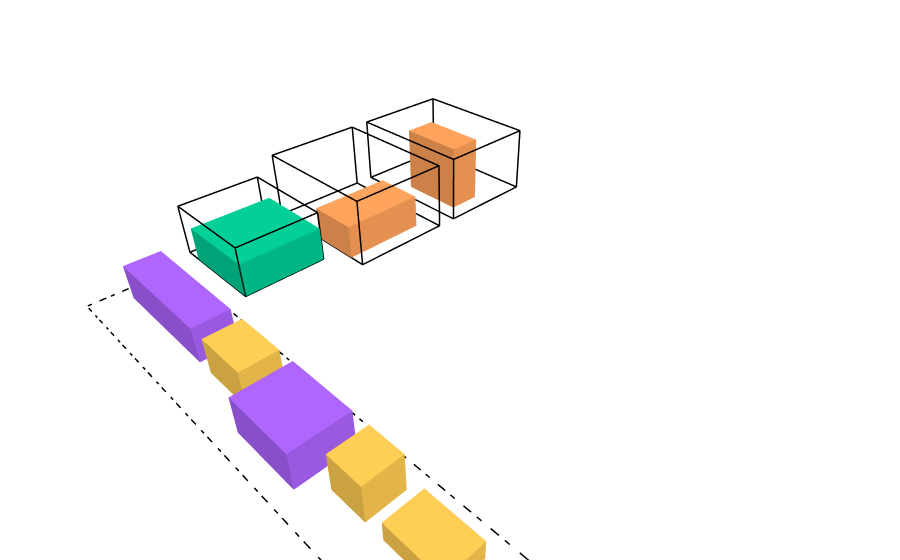

Here is the notebook cell this chart was saved with:
### Markdown cell above
## **Pengujian 3**

Dalam pengujian ketiga, akan digunakan dataset berikut dengan $3$ truk dan $9$ paket.

### Code cell
trucks_3 = [
   Truck("T1", 6, 8, 4, 70),
   Truck("T2", 6, 8, 4, 70),
   Truck("T3", 5, 6, 3, 40)
]

packages_3 = [
   Package("P1", 5, 5, 2, 90, 25, False, 1),
   Package("P2", 2, 7, 2, 80, 20, False, 3),
   Package("P3", 4, 4, 2, 75, 18, True, 2),
   
   Package("P4", 3, 5, 2, 60, 15, False, 1),
   Package("P5", 2, 3, 2, 45, 10, True, 4), 
   Package("P6", 3, 4, 2, 50, 12, False, 2),
   
   Package("P7", 2, 2, 2, 35, 8, False, 5),
   Package("P8", 2, 3, 1, 30, 6, True, 1), 
   Package("P9", 1, 2, 1, 20, 4, False, 3)
]

initial_state_3 = State(packages_3, trucks_3, init="random_feasible")
draw_state(initial_state_3)

### Figure 1 — Plotly figure (JSON) as saved in the notebook; plotly's stock layout.template omitted (floating-point values rounded to 4 significant figures)
{"data": [{"hovertemplate": "%{hovertext}<extra></extra>", "hovertext": ["<b>ID:</b> T1<br><b>Size:</b> 6x8x4<br><b>Max_Capacity:</b> 70<br>", "<b>ID:</b> T1<br><b>Size:</b> 6x8x4<br><b>Max_Capacity:</b> 70<br>", "<b>ID:</b> T1<br><b>Size:</b> 6x8x4<br><b>Max_Capacity:</b> 70<br>", "<b>ID:</b> T1<br><b>Size:</b> 6x8x4<br><b>Max_Capacity:</b> 70<br>", "<b>ID:</b> T1<br><b>Size:</b> 6x8x4<br><b>Max_Capacity:</b> 70<br>", "<b>ID:</b> T1<br><b>Size:</b> 6x8x4<br><b>Max_Capacity:</b> 70<br>", "<b>ID:</b> T1<br><b>Size:</b> 6x8x4<br><b>Max_Capacity:</b> 70<br>", "<b>ID:</b> T1<br><b>Size:</b> 6x8x4<br><b>Max_Capacity:</b> 70<br>", "<b>ID:</b> T1<br><b>Size:</b> 6x8x4<br><b>Max_Capacity:</b> 70<br>", "<b>ID:</b> T1<br><b>Size:</b> 6x8x4<br><b>Max_Capacity:</b> 70<br>", "<b>ID:</b> T1<br><b>Size:</b> 6x8x4<br><b>Max_Capacity:</b> 70<br>", "<b>ID:</b> T1<br><b>Size:</b> 6x8x4<br><b>Max_Capacity:</b> 70<br>", "<b>ID:</b> T1<br><b>Size:</b> 6x8x4<br><b>Max_Capacity:</b> 70<br>", "<b>ID:</b> T1<br><b>Size:</b> 6x8x4<br><b>Max_Capacity:</b> 70<br>", "<b>ID:</b> T1<br><b>Size:</b> 6x8x4<br><b>Max_Capacity:</b> 70<br>", "<b>ID:</b> T1<br><b>Size:</b> 6x8x4<br><b>Max_Capacity:</b> 70<br>", "<b>ID:</b> T1<br><b>Size:</b> 6x8x4<br><b>Max_Capacity:</b> 70<br>", "<b>ID:</b> T1<br><b>Size:</b> 6x8x4<br><b>Max_Capacity:</b> 70<br>", "<b>ID:</b> T1<br><b>Size:</b> 6x8x4<br><b>Max_Capacity:</b> 70<br>", "<b>ID:</b> T1<br><b>Size:</b> 6x8x4<br><b>Max_Capacity:</b> 70<br>", "<b>ID:</b> T1<br><b>Size:</b> 6x8x4<br><b>Max_Capacity:</b> 70<br>", "<b>ID:</b> T1<br><b>Size:</b> 6x8x4<br><b>Max_Capacity:</b> 70<br>", "<b>ID:</b> T1<br><b>Size:</b> 6x8x4<br><b>Max_Capacity:</b> 70<br>", "<b>ID:</b> T1<br><b>Size:</b> 6x8x4<br><b>Max_Capacity:</b> 70<br>"], "line": {"color": "black", "width": 3}, "mode": "lines", "name": "Truck T1", "showlegend": false, "type": "scatter3d", "x": [0, 6, 6, 0, 0, null, 0, 6, 6, 0, 0, null, 0, 0, null, 6, 6, null, 6, 6, null, 0, 0, null], "y": [0, 0, 8, 8, 0, null, 0, 0, 8, 8, 0, null, 0, 0, null, 0, 0, null, 8, 8, null, 8, 8, null], "z": [0, 0, 0, 0, 0, null, 4, 4, 4, 4, 4, null, 0, 4, null, 0, 4, null, 0, 4, null, 0, 4, null]}, {"alphahull": 0, "color": "#FFA15A", "flatshading": true, "hovertemplate": "%{hovertext}<extra></extra>", "hovertext": ["<b>ID:</b> P3<br><b>Position:</b> (3, 3, 0)<br><b>Size:</b> 2x4x4<br><b>Value:</b> 75<br><b>Weight:</b> 18<br><b>Is_Fragile:</b> True<br><b>ETA:</b> 2", "<b>ID:</b> P3<br><b>Position:</b> (3, 3, 0)<br><b>Size:</b> 2x4x4<br><b>Value:</b> 75<br><b>Weight:</b> 18<br><b>Is_Fragile:</b> True<br><b>ETA:</b> 2", "<b>ID:</b> P3<br><b>Position:</b> (3, 3, 0)<br><b>Size:</b> 2x4x4<br><b>Value:</b> 75<br><b>Weight:</b> 18<br><b>Is_Fragile:</b> True<br><b>ETA:</b> 2", "<b>ID:</b> P3<br><b>Position:</b> (3, 3, 0)<br><b>Size:</b> 2x4x4<br><b>Value:</b> 75<br><b>Weight:</b> 18<br><b>Is_Fragile:</b> True<br><b>ETA:</b> 2", "<b>ID:</b> P3<br><b>Position:</b> (3, 3, 0)<br><b>Size:</b> 2x4x4<br><b>Value:</b> 75<br><b>Weight:</b> 18<br><b>Is_Fragile:</b> True<br><b>ETA:</b> 2", "<b>ID:</b> P3<br><b>Position:</b> (3, 3, 0)<br><b>Size:</b> 2x4x4<br><b>Value:</b> 75<br><b>Weight:</b> 18<br><b>Is_Fragile:</b> True<br><b>ETA:</b> 2", "<b>ID:</b> P3<br><b>Position:</b> (3, 3, 0)<br><b>Size:</b> 2x4x4<br><b>Value:</b> 75<br><b>Weight:</b> 18<br><b>Is_Fragile:</b> True<br><b>ETA:</b> 2", "<b>ID:</b> P3<br><b>Position:</b> (3, 3, 0)<br><b>Size:</b> 2x4x4<br><b>Value:</b> 75<br><b>Weight:</b> 18<br><b>Is_Fragile:</b> True<br><b>ETA:</b> 2"], "name": "Package P3", "opacity": 1, "showlegend": false, "type": "mesh3d", "x": [3, 5, 5, 3, 3, 5, 5, 3], "y": [3, 3, 7, 7, 3, 3, 7, 7], "z": [0, 0, 0, 0, 4, 4, 4, 4]}, {"hovertemplate": "%{hovertext}<extra></extra>", "hovertext": ["<b>ID:</b> T2<br><b>Size:</b> 6x8x4<br><b>Max_Capacity:</b> 70<br>", "<b>ID:</b> T2<br><b>Size:</b> 6x8x4<br><b>Max_Capacity:</b> 70<br>", "<b>ID:</b> T2<br><b>Size:</b> 6x8x4<br><b>Max_Capacity:</b> 70<br>", "<b>ID:</b> T2<br><b>Size:</b> 6x8x4<br><b>Max_Capacity:</b> 70<br>", "<b>ID:</b> T2<br><b>Size:</b> 6x8x4<br><b>Max_Capacity:</b> 70<br>", "<b>ID:</b> T2<br><b>Size:</b> 6x8x4<br><b>Max_Capacity:</b> 70<br>", "<b>ID:</b> T2<br><b>Size:</b> 6x8x4<br><b>Max_Capacity:</b> 70<br>", "<b>ID:</b> T2<br><b>Size:</b> 6x8x4<br><b>Max_Capacity:</b> 70<br>", "<b>ID:</b> T2<br><b>Size:</b> 6x8x4<br><b>Max_Capacity:</b> 70<br>", "<b>ID:</b> T2<br><b>Size:</b> 6x8x4<br><b>Max_Capacity:</b> 70<br>", "<b>ID:</b> T2<br><b>Size:</b> 6x8x4<br><b>Max_Capacity:</b> 70<br>", "<b>ID:</b> T2<br><b>Size:</b> 6x8x4<br><b>Max_Capacity:</b> 70<br>", "<b>ID:</b> T2<br><b>Size:</b> 6x8x4<br><b>Max_Capacity:</b> 70<br>", "<b>ID:</b> T2<br><b>Size:</b> 6x8x4<br><b>Max_Capacity:</b> 70<br>", "<b>ID:</b> T2<br><b>Size:</b> 6x8x4<br><b>Max_Capacity:</b> 70<br>", "<b>ID:</b> T2<br><b>Size:</b> 6x8x4<br><b>Max_Capacity:</b> 70<br>", "<b>ID:</b> T2<br><b>Size:</b> 6x8x4<br><b>Max_Capacity:</b> 70<br>", "<b>ID:</b> T2<br><b>Size:</b> 6x8x4<br><b>Max_Capacity:</b> 70<br>", "<b>ID:</b> T2<br><b>Size:</b> 6x8x4<br><b>Max_Capacity:</b> 70<br>", "<b>ID:</b> T2<br><b>Size:</b> 6x8x4<br><b>Max_Capacity:</b> 70<br>", "<b>ID:</b> T2<br><b>Size:</b> 6x8x4<br><b>Max_Capacity:</b> 70<br>", "<b>ID:</b> T2<br><b>Size:</b> 6x8x4<br><b>Max_Capacity:</b> 70<br>", "<b>ID:</b> T2<br><b>Size:</b> 6x8x4<br><b>Max_Capacity:</b> 70<br>", "<b>ID:</b> T2<br><b>Size:</b> 6x8x4<br><b>Max_Capacity:</b> 70<br>"], "line": {"color": "black", "width": 3}, "mode": "lines", "name": "Truck T2", "showlegend": false, "type": "scatter3d", "x": [7.2, 13.2, 13.2, 7.2, 7.2, null, 7.2, 13.2, 13.2, 7.2, 7.2, null, 7.2, 7.2, null, 13.2, 13.2, null, 13.2, 13.2, null, 7.2, 7.2, null], "y": [0, 0, 8, 8, 0, null, 0, 0, 8, 8, 0, null, 0, 0, null, 0, 0, null, 8, 8, null, 8, 8, null], "z": [0, 0, 0, 0, 0, null, 4, 4, 4, 4, 4, null, 0, 4, null, 0, 4, null, 0, 4, null, 0, 4, null]}, {"alphahull": 0, "color": "#FFA15A", "flatshading": true, "hovertemplate": "%{hovertext}<extra></extra>", "hovertext": ["<b>ID:</b> P4<br><b>Position:</b> (0.9999999999999991, 4, 0)<br><b>Size:</b> 5x3x2<br><b>Value:</b> 60<br><b>Weight:</b> 15<br><b>Is_Fragile:</b> False<br><b>ETA:</b> 1", "<b>ID:</b> P4<br><b>Position:</b> (0.9999999999999991, 4, 0)<br><b>Size:</b> 5x3x2<br><b>Value:</b> 60<br><b>Weight:</b> 15<br><b>Is_Fragile:</b> False<br><b>ETA:</b> 1", "<b>ID:</b> P4<br><b>Position:</b> (0.9999999999999991, 4, 0)<br><b>Size:</b> 5x3x2<br><b>Value:</b> 60<br><b>Weight:</b> 15<br><b>Is_Fragile:</b> False<br><b>ETA:</b> 1", "<b>ID:</b> P4<br><b>Position:</b> (0.9999999999999991, 4, 0)<br><b>Size:</b> 5x3x2<br><b>Value:</b> 60<br><b>Weight:</b> 15<br><b>Is_Fragile:</b> False<br><b>ETA:</b> 1", "<b>ID:</b> P4<br><b>Position:</b> (0.9999999999999991, 4, 0)<br><b>Size:</b> 5x3x2<br><b>Value:</b> 60<br><b>Weight:</b> 15<br><b>Is_Fragile:</b> False<br><b>ETA:</b> 1", "<b>ID:</b> P4<br><b>Position:</b> (0.9999999999999991, 4, 0)<br><b>Size:</b> 5x3x2<br><b>Value:</b> 60<br><b>Weight:</b> 15<br><b>Is_Fragile:</b> False<br><b>ETA:</b> 1", "<b>ID:</b> P4<br><b>Position:</b> (0.9999999999999991, 4, 0)<br><b>Size:</b> 5x3x2<br><b>Value:</b> 60<br><b>Weight:</b> 15<br><b>Is_Fragile:</b> False<br><b>ETA:</b> 1", "<b>ID:</b> P4<br><b>Position:</b> (0.9999999999999991, 4, 0)<br><b>Size:</b> 5x3x2<br><b>Value:</b> 60<br><b>Weight:</b> 15<br><b>Is_Fragile:</b> False<br><b>ETA:</b> 1"], "name": "Package P4", "opacity": 1, "showlegend": false, "type": "mesh3d", "x": [8.2, 13.2, 13.2, 8.2, 8.2, 13.2, 13.2, 8.2], "y": [4, 4, 7, 7, 4, 4, 7, 7], "z": [0, 0, 0, 0, 2, 2, 2, 2]}, {"hovertemplate": "%{hovertext}<extra></extra>", "hovertext": ["<b>ID:</b> T3<br><b>Size:</b> 5x6x3<br><b>Max_Capacity:</b> 40<br>", "<b>ID:</b> T3<br><b>Size:</b> 5x6x3<br><b>Max_Capacity:</b> 40<br>", "<b>ID:</b> T3<br><b>Size:</b> 5x6x3<br><b>Max_Capacity:</b> 40<br>", "<b>ID:</b> T3<br><b>Size:</b> 5x6x3<br><b>Max_Capacity:</b> 40<br>", "<b>ID:</b> T3<br><b>Size:</b> 5x6x3<br><b>Max_Capacity:</b> 40<br>", "<b>ID:</b> T3<br><b>Size:</b> 5x6x3<br><b>Max_Capacity:</b> 40<br>", "<b>ID:</b> T3<br><b>Size:</b> 5x6x3<br><b>Max_Capacity:</b> 40<br>", "<b>ID:</b> T3<br><b>Size:</b> 5x6x3<br><b>Max_Capacity:</b> 40<br>", "<b>ID:</b> T3<br><b>Size:</b> 5x6x3<br><b>Max_Capacity:</b> 40<br>", "<b>ID:</b> T3<br><b>Size:</b> 5x6x3<br><b>Max_Capacity:</b> 40<br>", "<b>ID:</b> T3<br><b>Size:</b> 5x6x3<br><b>Max_Capacity:</b> 40<br>", "<b>ID:</b> T3<br><b>Size:</b> 5x6x3<br><b>Max_Capacity:</b> 40<br>", "<b>ID:</b> T3<br><b>Size:</b> 5x6x3<br><b>Max_Capacity:</b> 40<br>", "<b>ID:</b> T3<br><b>Size:</b> 5x6x3<br><b>Max_Capacity:</b> 40<br>", "<b>ID:</b> T3<br><b>Size:</b> 5x6x3<br><b>Max_Capacity:</b> 40<br>", "<b>ID:</b> T3<br><b>Size:</b> 5x6x3<br><b>Max_Capacity:</b> 40<br>", "<b>ID:</b> T3<br><b>Size:</b> 5x6x3<br><b>Max_Capacity:</b> 40<br>", "<b>ID:</b> T3<br><b>Size:</b> 5x6x3<br><b>Max_Capacity:</b> 40<br>", "<b>ID:</b> T3<br><b>Size:</b> 5x6x3<br><b>Max_Capacity:</b> 40<br>", "<b>ID:</b> T3<br><b>Size:</b> 5x6x3<br><b>Max_Capacity:</b> 40<br>", "<b>ID:</b> T3<br><b>Size:</b> 5x6x3<br><b>Max_Capacity:</b> 40<br>", "<b>ID:</b> T3<br><b>Size:</b> 5x6x3<br><b>Max_Capacity:</b> 40<br>", "<b>ID:</b> T3<br><b>Size:</b> 5x6x3<br><b>Max_Capacity:</b> 40<br>", "<b>ID:</b> T3<br><b>Size:</b> 5x6x3<br><b>Max_Capacity:</b> 40<br>"], "line": {"color": "black", "width": 3}, "mode": "lines", "name": "Truck T3", "showlegend": false, "type": "scatter3d", "x": [14.4, 19.4, 19.4, 14.4, 14.4, null, 14.4, 19.4, 19.4, 14.4, 14.4, null, 14.4, 14.4, null, 19.4, 19.4, null, 19.4, 19.4, null, 14.4, 14.4, null], "y": [0, 0, 6, 6, 0, null, 0, 0, 6, 6, 0, null, 0, 0, null, 0, 0, null, 6, 6, null, 6, 6, null], "z": [0, 0, 0, 0, 0, null, 3, 3, 3, 3, 3, null, 0, 3, null, 0, 3, null, 0, 3, null, 0, 3, null]}, {"alphahull": 0, "color": "#00CC96", "flatshading": true, "hovertemplate": "%{hovertext}<extra></extra>", "hovertext": ["<b>ID:</b> P1<br><b>Position:</b> (0.0, 1, 0)<br><b>Size:</b> 5x5x2<br><b>Value:</b> 90<br><b>Weight:</b> 25<br><b>Is_Fragile:</b> False<br><b>ETA:</b> 1", "<b>ID:</b> P1<br><b>Position:</b> (0.0, 1, 0)<br><b>Size:</b> 5x5x2<br><b>Value:</b> 90<br><b>Weight:</b> 25<br><b>Is_Fragile:</b> False<br><b>ETA:</b> 1", "<b>ID:</b> P1<br><b>Position:</b> (0.0, 1, 0)<br><b>Size:</b> 5x5x2<br><b>Value:</b> 90<br><b>Weight:</b> 25<br><b>Is_Fragile:</b> False<br><b>ETA:</b> 1", "<b>ID:</b> P1<br><b>Position:</b> (0.0, 1, 0)<br><b>Size:</b> 5x5x2<br><b>Value:</b> 90<br><b>Weight:</b> 25<br><b>Is_Fragile:</b> False<br><b>ETA:</b> 1", "<b>ID:</b> P1<br><b>Position:</b> (0.0, 1, 0)<br><b>Size:</b> 5x5x2<br><b>Value:</b> 90<br><b>Weight:</b> 25<br><b>Is_Fragile:</b> False<br><b>ETA:</b> 1", "<b>ID:</b> P1<br><b>Position:</b> (0.0, 1, 0)<br><b>Size:</b> 5x5x2<br><b>Value:</b> 90<br><b>Weight:</b> 25<br><b>Is_Fragile:</b> False<br><b>ETA:</b> 1", "<b>ID:</b> P1<br><b>Position:</b> (0.0, 1, 0)<br><b>Size:</b> 5x5x2<br><b>Value:</b> 90<br><b>Weight:</b> 25<br><b>Is_Fragile:</b> False<br><b>ETA:</b> 1", "<b>ID:</b> P1<br><b>Position:</b> (0.0, 1, 0)<br><b>Size:</b> 5x5x2<br><b>Value:</b> 90<br><b>Weight:</b> 25<br><b>Is_Fragile:</b> False<br><b>ETA:</b> 1"], "name": "Package P1", "opacity": 1, "showlegend": false, "type": "mesh3d", "x": [14.4, 19.4, 19.4, 14.4, 14.4, 19.4, 19.4, 14.4], "y": [1, 1, 6, 6, 1, 1, 6, 6], "z": [0, 0, 0, 0, 2, 2, 2, 2]}, {"alphahull": 0, "color": "#AB63FA", "flatshading": true, "hovertemplate": "%{hovertext}<extra></extra>", "hovertext": ["<b>ID:</b> P2<br><b>Position:</b> (1.0, 1, 0)<br><b>Size:</b> 2x7x2<br><b>Value:</b> 80<br><b>Weight:</b> 20<br><b>Is_Fragile:</b> False<br><b>ETA:</b> 3", "<b>ID:</b> P2<br><b>Position:</b> (1.0, 1, 0)<br><b>Size:</b> 2x7x2<br><b>Value:</b> 80<br><b>Weight:</b> 20<br><b>Is_Fragile:</b> False<br><b>ETA:</b> 3", "<b>ID:</b> P2<br><b>Position:</b> (1.0, 1, 0)<br><b>Size:</b> 2x7x2<br><b>Value:</b> 80<br><b>Weight:</b> 20<br><b>Is_Fragile:</b> False<br><b>ETA:</b> 3", "<b>ID:</b> P2<br><b>Position:</b> (1.0, 1, 0)<br><b>Size:</b> 2x7x2<br><b>Value:</b> 80<br><b>Weight:</b> 20<br><b>Is_Fragile:</b> False<br><b>ETA:</b> 3", "<b>ID:</b> P2<br><b>Position:</b> (1.0, 1, 0)<br><b>Size:</b> 2x7x2<br><b>Value:</b> 80<br><b>Weight:</b> 20<br><b>Is_Fragile:</b> False<br><b>ETA:</b> 3", "<b>ID:</b> P2<br><b>Position:</b> (1.0, 1, 0)<br><b>Size:</b> 2x7x2<br><b>Value:</b> 80<br><b>Weight:</b> 20<br><b>Is_Fragile:</b> False<br><b>ETA:</b> 3", "<b>ID:</b> P2<br><b>Position:</b> (1.0, 1, 0)<br><b>Size:</b> 2x7x2<br><b>Value:</b> 80<br><b>Weight:</b> 20<br><b>Is_Fragile:</b> False<br><b>ETA:</b> 3", "<b>ID:</b> P2<br><b>Position:</b> (1.0, 1, 0)<br><b>Size:</b> 2x7x2<br><b>Value:</b> 80<br><b>Weight:</b> 20<br><b>Is_Fragile:</b> False<br><b>ETA:</b> 3"], "name": "Package P2", "opacity": 1, "showlegend": false, "type": "mesh3d", "x": [21.6, 23.6, 23.6, 21.6, 21.6, 23.6, 23.6, 21.6], "y": [2, 2, 9, 9, 2, 2, 9, 9], "z": [0, 0, 0, 0, 2, 2, 2, 2]}, {"alphahull": 0, "color": "#FECB52", "flatshading": true, "hovertemplate": "%{hovertext}<extra></extra>", "hovertext": ["<b>ID:</b> P5<br><b>Position:</b> (1.0, 9, 0)<br><b>Size:</b> 2x3x2<br><b>Value:</b> 45<br><b>Weight:</b> 10<br><b>Is_Fragile:</b> True<br><b>ETA:</b> 4", "<b>ID:</b> P5<br><b>Position:</b> (1.0, 9, 0)<br><b>Size:</b> 2x3x2<br><b>Value:</b> 45<br><b>Weight:</b> 10<br><b>Is_Fragile:</b> True<br><b>ETA:</b> 4", "<b>ID:</b> P5<br><b>Position:</b> (1.0, 9, 0)<br><b>Size:</b> 2x3x2<br><b>Value:</b> 45<br><b>Weight:</b> 10<br><b>Is_Fragile:</b> True<br><b>ETA:</b> 4", "<b>ID:</b> P5<br><b>Position:</b> (1.0, 9, 0)<br><b>Size:</b> 2x3x2<br><b>Value:</b> 45<br><b>Weight:</b> 10<br><b>Is_Fragile:</b> True<br><b>ETA:</b> 4", "<b>ID:</b> P5<br><b>Position:</b> (1.0, 9, 0)<br><b>Size:</b> 2x3x2<br><b>Value:</b> 45<br><b>Weight:</b> 10<br><b>Is_Fragile:</b> True<br><b>ETA:</b> 4", "<b>ID:</b> P5<br><b>Position:</b> (1.0, 9, 0)<br><b>Size:</b> 2x3x2<br><b>Value:</b> 45<br><b>Weight:</b> 10<br><b>Is_Fragile:</b> True<br><b>ETA:</b> 4", "<b>ID:</b> P5<br><b>Position:</b> (1.0, 9, 0)<br><b>Size:</b> 2x3x2<br><b>Value:</b> 45<br><b>Weight:</b> 10<br><b>Is_Fragile:</b> True<br><b>ETA:</b> 4", "<b>ID:</b> P5<br><b>Position:</b> (1.0, 9, 0)<br><b>Size:</b> 2x3x2<br><b>Value:</b> 45<br><b>Weight:</b> 10<br><b>Is_Fragile:</b> True<br><b>ETA:</b> 4"], "name": "Package P5", "opacity": 1, "showlegend": false, "type": "mesh3d", "x": [21.6, 23.6, 23.6, 21.6, 21.6, 23.6, 23.6, 21.6], "y": [10, 10, 13, 13, 10, 10, 13, 13], "z": [0, 0, 0, 0, 2, 2, 2, 2]}, {"alphahull": 0, "color": "#AB63FA", "flatshading": true, "hovertemplate": "%{hovertext}<extra></extra>", "hovertext": ["<b>ID:</b> P6<br><b>Position:</b> (1.0, 13, 0)<br><b>Size:</b> 3x4x2<br><b>Value:</b> 50<br><b>Weight:</b> 12<br><b>Is_Fragile:</b> False<br><b>ETA:</b> 2", "<b>ID:</b> P6<br><b>Position:</b> (1.0, 13, 0)<br><b>Size:</b> 3x4x2<br><b>Value:</b> 50<br><b>Weight:</b> 12<br><b>Is_Fragile:</b> False<br><b>ETA:</b> 2", "<b>ID:</b> P6<br><b>Position:</b> (1.0, 13, 0)<br><b>Size:</b> 3x4x2<br><b>Value:</b> 50<br><b>Weight:</b> 12<br><b>Is_Fragile:</b> False<br><b>ETA:</b> 2", "<b>ID:</b> P6<br><b>Position:</b> (1.0, 13, 0)<br><b>Size:</b> 3x4x2<br><b>Value:</b> 50<br><b>Weight:</b> 12<br><b>Is_Fragile:</b> False<br><b>ETA:</b> 2", "<b>ID:</b> P6<br><b>Position:</b> (1.0, 13, 0)<br><b>Size:</b> 3x4x2<br><b>Value:</b> 50<br><b>Weight:</b> 12<br><b>Is_Fragile:</b> False<br><b>ETA:</b> 2", "<b>ID:</b> P6<br><b>Position:</b> (1.0, 13, 0)<br><b>Size:</b> 3x4x2<br><b>Value:</b> 50<br><b>Weight:</b> 12<br><b>Is_Fragile:</b> False<br><b>ETA:</b> 2", "<b>ID:</b> P6<br><b>Position:</b> (1.0, 13, 0)<br><b>Size:</b> 3x4x2<br><b>Value:</b> 50<br><b>Weight:</b> 12<br><b>Is_Fragile:</b> False<br><b>ETA:</b> 2", "<b>ID:</b> P6<br><b>Position:</b> (1.0, 13, 0)<br><b>Size:</b> 3x4x2<br><b>Value:</b> 50<br><b>Weight:</b> 12<br><b>Is_Fragile:</b> False<br><b>ETA:</b> 2"], "name": "Package P6", "opacity": 1, "showlegend": false, "type": "mesh3d", "x": [21.6, 24.6, 24.6, 21.6, 21.6, 24.6, 24.6, 21.6], "y": [14, 14, 18, 18, 14, 14, 18, 18], "z": [0, 0, 0, 0, 2, 2, 2, 2]}, {"alphahull": 0, "color": "#FECB52", "flatshading": true, "hovertemplate": "%{hovertext}<extra></extra>", "hovertext": ["<b>ID:</b> P7<br><b>Position:</b> (1.0, 18, 0)<br><b>Size:</b> 2x2x2<br><b>Value:</b> 35<br><b>Weight:</b> 8<br><b>Is_Fragile:</b> False<br><b>ETA:</b> 5", "<b>ID:</b> P7<br><b>Position:</b> (1.0, 18, 0)<br><b>Size:</b> 2x2x2<br><b>Value:</b> 35<br><b>Weight:</b> 8<br><b>Is_Fragile:</b> False<br><b>ETA:</b> 5", "<b>ID:</b> P7<br><b>Position:</b> (1.0, 18, 0)<br><b>Size:</b> 2x2x2<br><b>Value:</b> 35<br><b>Weight:</b> 8<br><b>Is_Fragile:</b> False<br><b>ETA:</b> 5", "<b>ID:</b> P7<br><b>Position:</b> (1.0, 18, 0)<br><b>Size:</b> 2x2x2<br><b>Value:</b> 35<br><b>Weight:</b> 8<br><b>Is_Fragile:</b> False<br><b>ETA:</b> 5", "<b>ID:</b> P7<br><b>Position:</b> (1.0, 18, 0)<br><b>Size:</b> 2x2x2<br><b>Value:</b> 35<br><b>Weight:</b> 8<br><b>Is_Fragile:</b> False<br><b>ETA:</b> 5", "<b>ID:</b> P7<br><b>Position:</b> (1.0, 18, 0)<br><b>Size:</b> 2x2x2<br><b>Value:</b> 35<br><b>Weight:</b> 8<br><b>Is_Fragile:</b> False<br><b>ETA:</b> 5", "<b>ID:</b> P7<br><b>Position:</b> (1.0, 18, 0)<br><b>Size:</b> 2x2x2<br><b>Value:</b> 35<br><b>Weight:</b> 8<br><b>Is_Fragile:</b> False<br><b>ETA:</b> 5", "<b>ID:</b> P7<br><b>Position:</b> (1.0, 18, 0)<br><b>Size:</b> 2x2x2<br><b>Value:</b> 35<br><b>Weight:</b> 8<br><b>Is_Fragile:</b> False<br><b>ETA:</b> 5"], "name": "Package P7", "opacity": 1, "showlegend": false, "type": "mesh3d", "x": [21.6, 23.6, 23.6, 21.6, 21.6, 23.6, 23.6, 21.6], "y": [19, 19, 21, 21, 19, 19, 21, 21], "z": [0, 0, 0, 0, 2, 2, 2, 2]}, {"alphahull": 0, "color": "#FECB52", "flatshading": true, "hovertemplate": "%{hovertext}<extra></extra>", "hovertext": ["<b>ID:</b> P8<br><b>Position:</b> (1.0, 21, 0)<br><b>Size:</b> 2x3x1<br><b>Value:</b> 30<br><b>Weight:</b> 6<br><b>Is_Fragile:</b> True<br><b>ETA:</b> 1", "<b>ID:</b> P8<br><b>Position:</b> (1.0, 21, 0)<br><b>Size:</b> 2x3x1<br><b>Value:</b> 30<br><b>Weight:</b> 6<br><b>Is_Fragile:</b> True<br><b>ETA:</b> 1", "<b>ID:</b> P8<br><b>Position:</b> (1.0, 21, 0)<br><b>Size:</b> 2x3x1<br><b>Value:</b> 30<br><b>Weight:</b> 6<br><b>Is_Fragile:</b> True<br><b>ETA:</b> 1", "<b>ID:</b> P8<br><b>Position:</b> (1.0, 21, 0)<br><b>Size:</b> 2x3x1<br><b>Value:</b> 30<br><b>Weight:</b> 6<br><b>Is_Fragile:</b> True<br><b>ETA:</b> 1", "<b>ID:</b> P8<br><b>Position:</b> (1.0, 21, 0)<br><b>Size:</b> 2x3x1<br><b>Value:</b> 30<br><b>Weight:</b> 6<br><b>Is_Fragile:</b> True<br><b>ETA:</b> 1", "<b>ID:</b> P8<br><b>Position:</b> (1.0, 21, 0)<br><b>Size:</b> 2x3x1<br><b>Value:</b> 30<br><b>Weight:</b> 6<br><b>Is_Fragile:</b> True<br><b>ETA:</b> 1", "<b>ID:</b> P8<br><b>Position:</b> (1.0, 21, 0)<br><b>Size:</b> 2x3x1<br><b>Value:</b> 30<br><b>Weight:</b> 6<br><b>Is_Fragile:</b> True<br><b>ETA:</b> 1", "<b>ID:</b> P8<br><b>Position:</b> (1.0, 21, 0)<br><b>Size:</b> 2x3x1<br><b>Value:</b> 30<br><b>Weight:</b> 6<br><b>Is_Fragile:</b> True<br><b>ETA:</b> 1"], "name": "Package P8", "opacity": 1, "showlegend": false, "type": "mesh3d", "x": [21.6, 23.6, 23.6, 21.6, 21.6, 23.6, 23.6, 21.6], "y": [22, 22, 25, 25, 22, 22, 25, 25], "z": [0, 0, 0, 0, 1, 1, 1, 1]}, {"alphahull": 0, "color": "#19D3F3", "flatshading": true, "hovertemplate": "%{hovertext}<extra></extra>", "hovertext": ["<b>ID:</b> P9<br><b>Position:</b> (1.0, 25, 0)<br><b>Size:</b> 1x2x1<br><b>Value:</b> 20<br><b>Weight:</b> 4<br><b>Is_Fragile:</b> False<br><b>ETA:</b> 3", "<b>ID:</b> P9<br><b>Position:</b> (1.0, 25, 0)<br><b>Size:</b> 1x2x1<br><b>Value:</b> 20<br><b>Weight:</b> 4<br><b>Is_Fragile:</b> False<br><b>ETA:</b> 3", "<b>ID:</b> P9<br><b>Position:</b> (1.0, 25, 0)<br><b>Size:</b> 1x2x1<br><b>Value:</b> 20<br><b>Weight:</b> 4<br><b>Is_Fragile:</b> False<br><b>ETA:</b> 3", "<b>ID:</b> P9<br><b>Position:</b> (1.0, 25, 0)<br><b>Size:</b> 1x2x1<br><b>Value:</b> 20<br><b>Weight:</b> 4<br><b>Is_Fragile:</b> False<br><b>ETA:</b> 3", "<b>ID:</b> P9<br><b>Position:</b> (1.0, 25, 0)<br><b>Size:</b> 1x2x1<br><b>Value:</b> 20<br><b>Weight:</b> 4<br><b>Is_Fragile:</b> False<br><b>ETA:</b> 3", "<b>ID:</b> P9<br><b>Position:</b> (1.0, 25, 0)<br><b>Size:</b> 1x2x1<br><b>Value:</b> 20<br><b>Weight:</b> 4<br><b>Is_Fragile:</b> False<br><b>ETA:</b> 3", "<b>ID:</b> P9<br><b>Position:</b> (1.0, 25, 0)<br><b>Size:</b> 1x2x1<br><b>Value:</b> 20<br><b>Weight:</b> 4<br><b>Is_Fragile:</b> False<br><b>ETA:</b> 3", "<b>ID:</b> P9<br><b>Position:</b> (1.0, 25, 0)<br><b>Size:</b> 1x2x1<br><b>Value:</b> 20<br><b>Weight:</b> 4<br><b>Is_Fragile:</b> False<br><b>ETA:</b> 3"], "name": "Package P9", "opacity": 1, "showlegend": false, "type": "mesh3d", "x": [21.6, 22.6, 22.6, 21.6, 21.6, 22.6, 22.6, 21.6], "y": [26, 26, 28, 28, 26, 26, 28, 28], "z": [0, 0, 0, 0, 1, 1, 1, 1]}, {"line": {"color": "black", "dash": "dashdot", "width": 3}, "mode": "lines", "name": "Unassigned Area", "showlegend": false, "type": "scatter3d", "x": [20.6, 25.6, 25.6, 20.6, 20.6], "y": [1, 1, 29, 29, 1], "z": [0, 0, 0, 0, 0]}], "layout": {"margin": {"b": 0, "l": 0, "pad": 0, "r": 0, "t": 0}, "scene": {"aspectmode": "data", "xaxis": {"showbackground": false, "showgrid": false, "showticklabels": false, "ticks": "", "title": {"text": ""}, "zeroline": false}, "yaxis": {"showbackground": false, "showgrid": false, "showticklabels": false, "ticks": "", "title": {"text": ""}, "zeroline": false}, "zaxis": {"showbackground": false, "showgrid": false, "showticklabels": false, "ticks": "", "title": {"text": ""}, "zeroline": false}}}}
